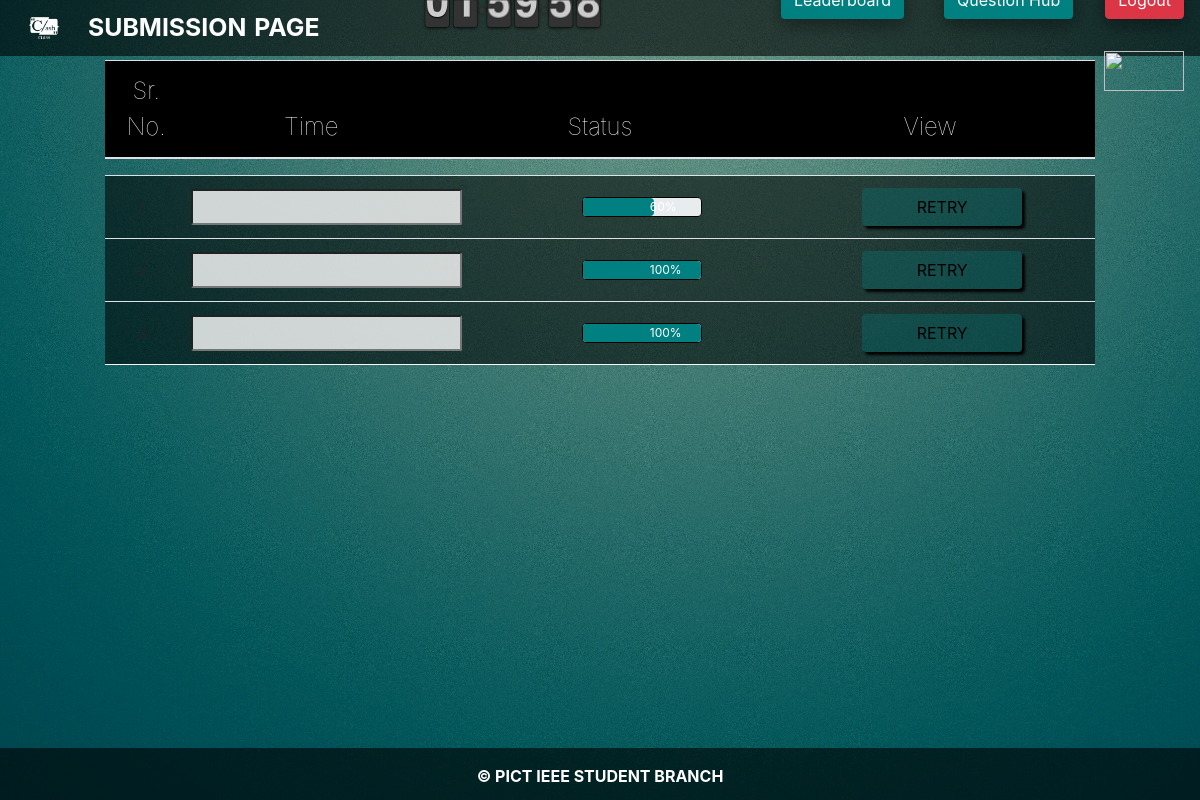
The page /basic_app/submissions/ (signed in) on the database its author committed.
### basic_app/models.py (models this page shows)
class submissions(models.Model):
    sub=models.TextField()
    qid=models.IntegerField(default=0)
    subtime = models.CharField(default='', max_length=10)
    testCaseScore = models.IntegerField(default=0)
    user=models.ForeignKey(User,on_delete=models.CASCADE)

### basic_app/views.py (the view)
# urls.py: url(r'submissions/$',views.sub,name='sub'),
def sub(request):
    user = UserProfileInfo.objects.get(user=request.user)
    a = submissions.objects.filter(user=request   .user,qid=user.question_id)
    b=a.reverse()
    dict={'loop':b,'t':timer()}
    return render(request,'basic_app/Submissionn.html',context=dict)

### basic_app/views.py (called while the page is built)
def timer():
    now = datetime.datetime.now()
    time = now.second + now.minute * 60 + now.hour * 60 * 60
    global endtime
    return endtime-time

### basic_app/templates/basic_app/Submissionn.html (shortened to what this page needs)
<!doctype html>
{% load staticfiles %}
<html>
  <head>
         <link rel="stylesheet" href="{% static 'css/bootstrap.min.css' %}">
         <link href= "{% static 'css/htmlcss.css' %}" rel="stylesheet">
<link rel="stylesheet" href="{% static 'FlipClock-master/compiled/flipclock.css' %}">
  </head>
<body style="background-image:url({% static 'Images/p.jpg' %});background-size: cover">
<nav class="navbar navbar-expand-lg  navbar-dark  fixed-top " style="height:7vh; background-color:rgba(0,0,0,0.6);">
  <img src="{% static "Images/clash.png" %}" style="height: 7vh;width:9vh;"><B class="ml-3" style="color: white;font-size: 155%">SUBMISSION</B><B
    class="ml-2" style="color: white;font-size:155%">PAGE</B>
  <ul class="nav navbar-nav d-flex justify-content-end" style="width:100%;">
    <div class="col-lg-1"></div>
    <li class="nav-item ml-4">
      <a class="nav-link my-2" href="{% url 'basic_app:leader' %}" target="_self" style="align-self:center;">
        <button class="btn" type="button" style="color:white;box-shadow: 0 8px 16px rgba(0,0,0,0.2),0 6px 20px 0 rgba(0,0,0,0.2);background-color: teal">Leaderboard</button>
      </a>
    </li>
    <li class="nav-item ml-4">
      <a class="nav-link my-2" href="{% url 'basic_app:question_panel' %}" target="_self" style="align-self:center;">
        <button class="btn" type="button" style="color:white;box-shadow: 0 8px 16px rgba(0,0,0,0.2),0 6px 20px 0 rgba(0,0,0,0.2);background-color: teal">Question
          Hub</button>
      </a>
    </li>
    <li class="nav-item ml-4 my-3">
      <button class="btn btn-danger" type="button" style="color:white;box-shadow: 0 8px 16px rgba(0,0,0,0.2),0 6px 20px 0 rgba(0,0,0,0.2)"
        data-toggle="modal" data-target="#mymodal">Logout</button>
    </li>
    <li class="nav-item ml-4 mt-3">
      <img src="{% static 'Images/pisb1.png' %}" style="height:5vh;width:10vh">
    </li>
  </ul>
</nav>
        <section class="container-fluid">
          <table class="table table-striped mt-1" style="background-color: black;color:white;">
            <thead>
              <tr>
                <th class="tabletext col-lg-1">Sr. No.</th>
                <th class="tabletext col-lg-3">Time</th>
                <th class="tabletext col-lg-4">Status</th>
                <th class="tabletext col-lg-4 c">View</th>
              </tr>
            </thead>
            </table>
           <div class="back">
<table class="table table-striped-dark">
            <tbody>
            {% for a in loop %}
              <tr class="g">
                <td class="col-lg-1" color="white">{{ forloop.counter }}</td>
                <td class="col-lg-3"><input type="text" value="{{a.subtime}}" readonly class="e"></td>
                <td class="col-lg-4"><div class="progress a">
                  <div class="progressbar" role="progressbar" aria-valuenow="70" aria-valuemin="0" aria-valuemax="1000" style="width: {{a.testCaseScore}}%">
                    <div style="align-items: center;height: 100%;position: absolute;text-align: center;margin-left:8.3vh">{{ a.testCaseScore}}%</div>
                  </div>
                </div></td>
<td class="col-lg-4">
<a href="{% url 'basic_app:retry' id=forloop.counter %}">
<button type="button" class="btn f">RETRY</button>
</a>
                </td>
              </tr>
            {% endfor %}
            </tbody>
          </table>
        </div>
      </section>
<nav class="navbar navbar-expand-lg navbar-dark" style="height:7vh;display: flex;justify-content: center;align-items:center; background-color:rgba(0,0,0,0.6);">
  <b style="color:white;font-weight: bold">© PICT IEEE STUDENT BRANCH</b>
</nav>
  </body>
  </html>

### basic_app/static/css/htmlcss.css (style rules this page uses)
body { overflow: hidden; }
.navbar { position: sticky; height:7vh; }
table { border-collapse: collapse; }
.container-fluid { height: 86vh; width: 85vw; }
.progressbar { background-color:teal; border-top-right-radius: 4px; border-bottom-right-radius: 4px; color: white; width: 7vw; text-align: center; }
.a { width:10vw; margin-left: 8vw; border:1px solid black; height:2.5vh; }
.e { text-align: center; color: black; height: 4.5vh; border-radius: 2px; font-weight: bold; background-color:rgba(255, 255, 255, 0.8) }
.back { max-height: 75vh; overflow: auto; -ms-overflow-style: -ms-autohiding-scrollbar; }
tr { border-bottom: 1px solid white; }
.g { background-color:rgba(0, 0, 0, 0.55); }
td { text-align: center; align-content: center; }
th { text-align: center; font-size: 1.5rem; font-weight: 100; border:none; color:white; }
.f { width:20vh; background-color:rgba(0,128,128, 0.3); }
.f { outline: none; box-shadow: 3px 3px 3px black; }

### rows shown on the page
submissions: testCaseScore "60"
submissions: testCaseScore "100"
submissions: testCaseScore "100"
